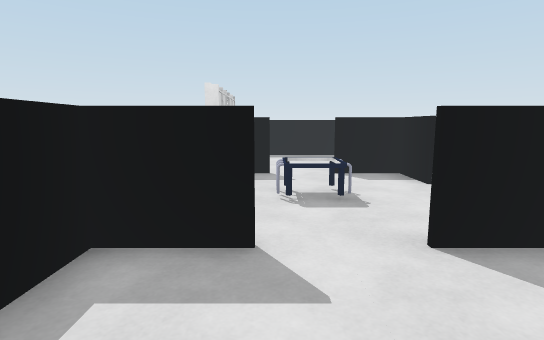
view 1 (above)

13 first-person views from a walk through a 3-D level made in the Unity game engine. The camera is 1.3 m above the floor, tilts 8° down and sees 80° across. The floor is counted in squares, 1 m on a side. Each view is taken from the middle of a square. On the plan, view 1 faces up. The plan holds only what a view shows up to about 14 squares ahead; the rest is blank. The player is left out. Surface patterns are stand-ins for the level's own textures.

view 2
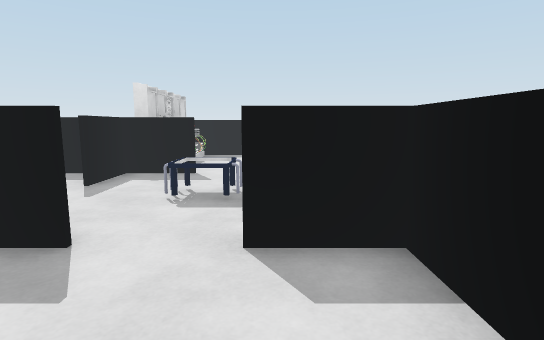

view 3
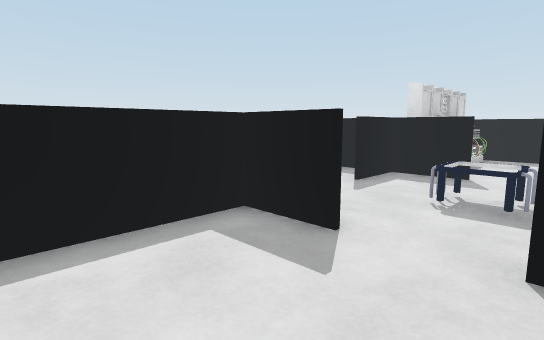

view 4
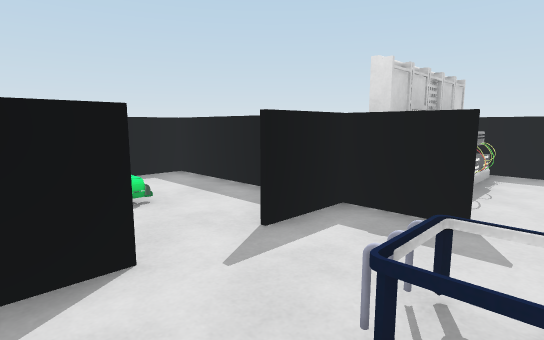

view 5
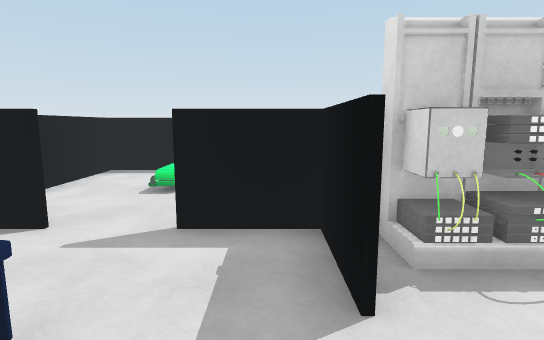

view 6
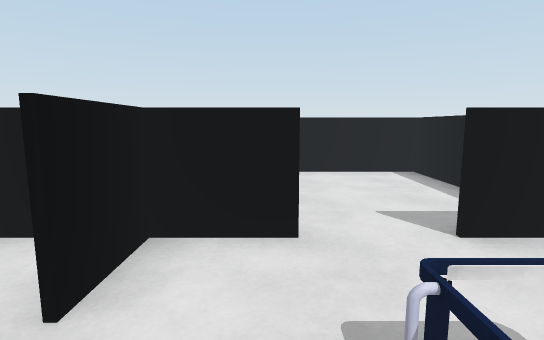

view 7
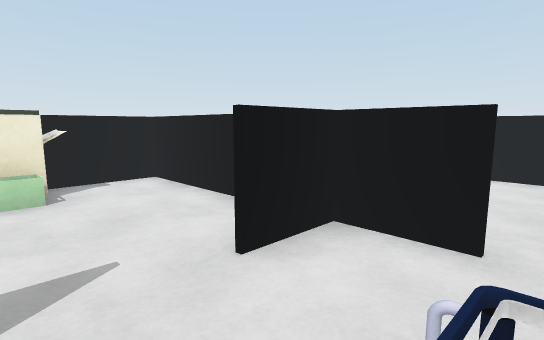

view 8
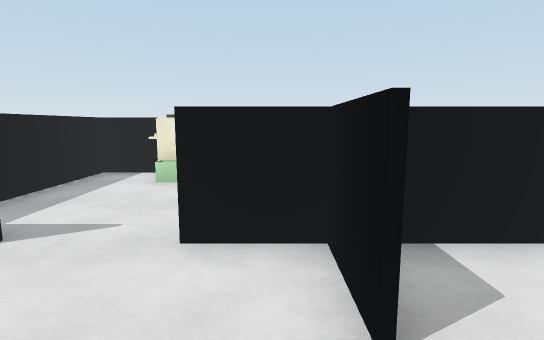

view 9
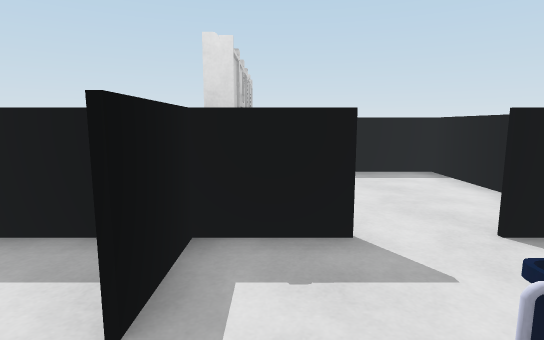

view 10
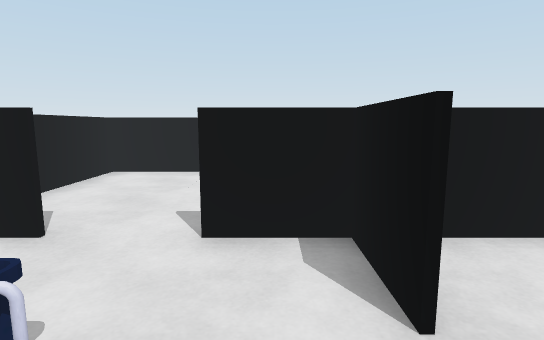

view 11
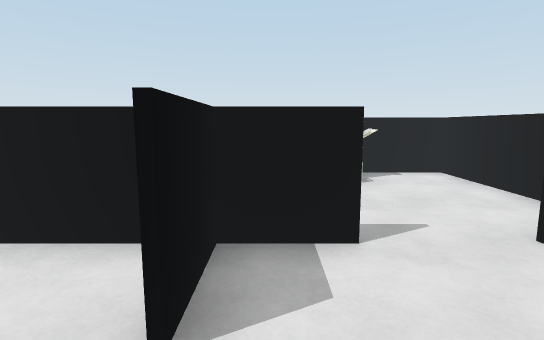

view 12
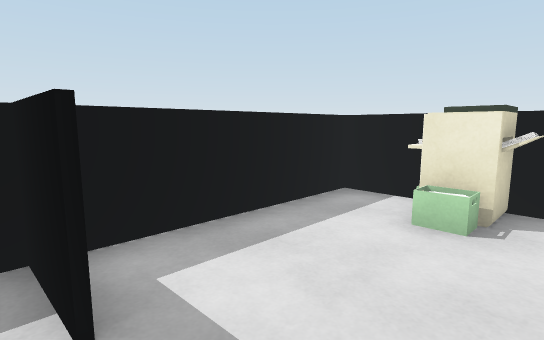

view 13
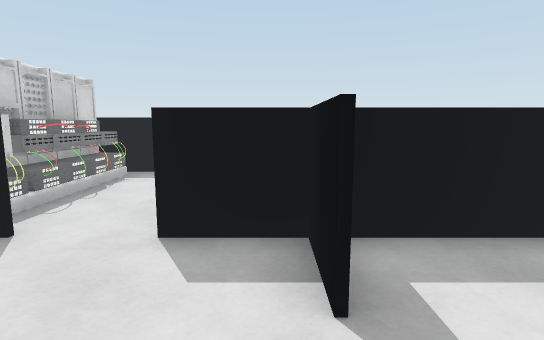

### Floor plan
Ten units are one square. View 1 is at (0, 0); x grows to the right and y downward. Boxes are objects, and circles mark ways between rooms. Rooms are numbered by the first view taken in them; rooms with no view inside come last. Other rooms are left out.
<svg viewBox="-80 -144 172 168">
<path fill="none" stroke="#000" d="M-1 -33 -20 -33M35 -33 16 -33M-19 -36 -19 19 34 19 34 -31M34 -70 34 -86M36 -86 16 -86M34 -94 34 -139 -17 -139M-19 -86 -19 -68M-15 -109 -15 -101M-19 -53 -19 -36M16 -34 40 -34M34 -31 34 -51M-21 -34 -1 -34M40 -34 87 -34 87 -86 36 -86M-72 -52 -72 -34 -21 -34M-14 -86 -72 -86 -72 -71"/>
<rect x="-15" y="-135" width="10" height="50" fill="#bbb"><title>other object</title></rect>
<rect x="-5" y="-65" width="20" height="10" fill="#bbb"><title>other object</title></rect>
<rect x="75" y="-75" width="10" height="20" fill="#bbb"><title>other object</title></rect>
<rect x="-75" y="-65" width="10" height="10" fill="#bbb"><title>other object</title></rect>
<circle cx="5" cy="-30" r="3" fill="#2a7"/>
<circle cx="40" cy="-65" r="3" fill="#2a7"/>
<circle cx="-20" cy="-60" r="3" fill="#2a7"/>
<text x="10" y="-10">1</text>
<text x="10" y="-80">2</text>
<text x="60" y="-60">3</text>
<text x="-50" y="-60">4</text>
</svg>
Room 1 opens to room 2. Room 2 opens to room 3. Room 2 opens to room 4.

Where each view was taken, in squares from view 1:
view 1: 0 up, 0 right, facing up
view 2: 0 up, 2 right, facing up
view 3: 0 up, 2 right, facing up-left
view 4: 4 up, 1 right, facing up-left
view 5: 8 up, 2 right, facing left
view 6: 7 up, 2 right, facing down
view 7: 7 up, 1 right, facing down-right
view 8: 4 up, 0 right, facing right
view 9: 5 up, 1 left, facing up
view 10: 7 up, 1 left, facing down
view 11: 8 up, 0 right, facing right
view 12: 5 up, 3 right, facing up-right
view 13: 5 up, 3 right, facing up
